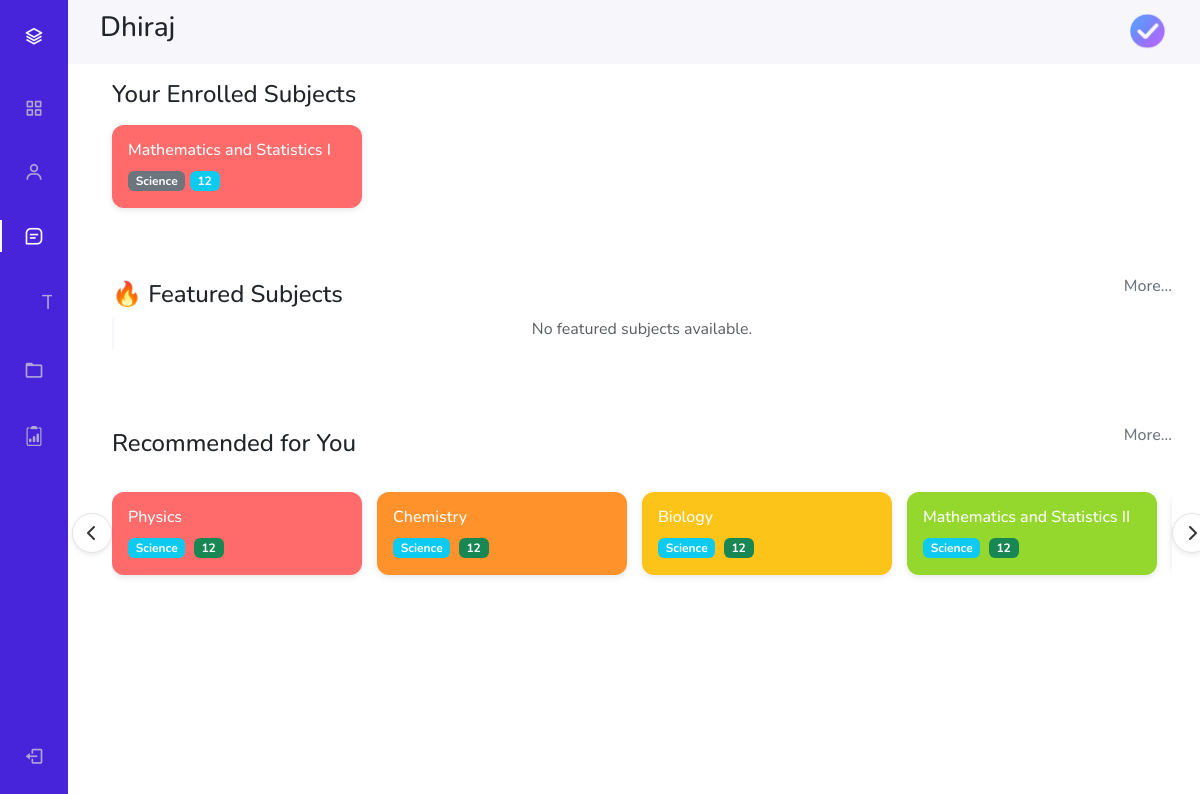
The app's page /subjects (signed in) with its own data.
### students/models.py (models this page shows, shortened)
class StudentProfile(models.Model):
    GENDER_CHOICES = [
        ('M', 'Male'),
        ('F', 'Female'),
    ]
    CLASS_CHOICES = [
        ('11', '11'),
        ('12', '12'),
    ]
    STREAM_CHOICES = [
        ('Science', 'Science'),
        ('Commerce', 'Commerce'),
        ('Arts', 'Arts'),
        ('All', 'All'),
    ]
    user = models.OneToOneField(User, on_delete=models.CASCADE)
    phone = models.CharField(max_length=15, blank=True)
    dob = models.DateField(null=True, blank=True)
    gender = models.CharField(max_length=1, choices=GENDER_CHOICES, blank=True)
    class_level = models.CharField(max_length=2, choices=CLASS_CHOICES, blank=True)
    stream = models.CharField(max_length=20, choices=STREAM_CHOICES, blank=True)
    address = models.TextField(blank=True)
    profile_picture = models.ImageField(upload_to='profile_pics/', null=True, blank=True)
    level = models.PositiveIntegerField(default=1)        # you can compute later
    enrolled_subjects = models.ManyToManyField(
        'subjects.Subject', related_name="enrolled_students", blank=True
    )
    onboarding_complete = models.BooleanField(default=False)
    created_at = models.DateTimeField(auto_now_add=True)
    updated_at = models.DateTimeField(auto_now=True)

### subjects/models.py (models this page shows, shortened)
class Subject(models.Model):
    STREAM_CHOICES = [
        ('Science', 'Science'),
        ('Commerce', 'Commerce'),
        ('Arts', 'Arts'),
        ('All', 'All'),
    ]
    CLASS_CHOICES = [
        ('11', '11'),
        ('12', '12'),
    ]
    name = models.CharField(max_length=100)
    stream = models.CharField(max_length=50, choices=STREAM_CHOICES)
    class_level = models.CharField(max_length=20, choices=CLASS_CHOICES)
    description = models.TextField(blank=True, null=True)
    is_active = models.BooleanField(default=False)
    is_featured = models.BooleanField(default=False)
    created_at = models.DateTimeField(auto_now_add=True)

### subjects/views.py (the view)
# urls.py: path('subjects', subject_list, name="subject_list"),
@login_required(login_url='/login/')
def subject_list(request):
    user = request.user
    profile = StudentProfile.objects.get(user=user)
    enrolled_subjects = profile.enrolled_subjects.all()
    featured_subjects = Subject.objects.filter(
        is_featured=True,
        is_active=True
    ).exclude(
        id__in=enrolled_subjects.values_list("id", flat=True)
    )[:10]
    recommended_subjects = Subject.objects.none()
    if enrolled_subjects.exists():
        stream = enrolled_subjects.first().stream
        class_level = enrolled_subjects.first().class_level
        recommended_subjects = Subject.objects.filter(
            stream__in=[stream],
            class_level=class_level,
        ).exclude(
            id__in=enrolled_subjects.values_list("id", flat=True)
        )[:10]
    context = {
        "enrolled_subjects": enrolled_subjects,
        "featured_subjects": featured_subjects,
        "recommended_subjects": recommended_subjects,
    }
    return render(request, "subjects/subject_list.html", context)

### core/context_processors.py (called while the page is built)
def profile_context(request):
    if request.user.is_authenticated:
        try:
            profile = StudentProfile.objects.get(user=request.user)
            return {"profile": profile}
        except StudentProfile.DoesNotExist:
            return {"profile": None}
    return {"profile": None}

### subjects/templates/subjects/subject_list.html (shortened to what this page needs)
{% extends "../core/base.html" %}
{% load static %}
{% block extra_css %}
<link rel="stylesheet" href="{% static 'css/subj.css' %}" />
{% endblock extra_css %}
{% block content %}
<div class="container mt-5">
  <h4 class="mb-3 pt-3">Your Enrolled Subjects</h4>
  <div class="row g-3 mb-5">
    {% for subject in enrolled_subjects %}
      <div class="col-md-3 col-sm-6">
        <div class="card subject-card subject-card-{{ forloop.counter }}" onclick="toggleButton(this, event)">
          <div class="card-body">
            <h6 class="card-title">{{ subject.name }}</h6>
            <span class="badge bg-secondary">{{ subject.stream }}</span>
            <span class="badge bg-info">{{ subject.class_level }}</span>
          </div>
        </div>
      </div>
    {% empty %}
      <p>No subjects enrolled yet.</p>
    {% endfor %}
  </div>
  <div class="d-flex justify-content-between align-items-center">
    <h4 class="mt-4">🔥 Featured Subjects</h4>
    <a href="{% url 'subject_all' %}" class="more-link">More...</a>
  </div>
  <div id="featuredCarousel" class="carousel slide mb-5" data-bs-ride="carousel">
    <div class="carousel-inner">
      {% for subject in featured_subjects %}
        <div class="carousel-item {% if forloop.first %}active{% endif %}">
          <div class="card subject-card text-center">
            <div class="card-body">
              <h6 class="card-title">{{ subject.name }}</h6>
              <span class="badge bg-warning text-dark">Featured</span>
              <div class="mt-2">
                <span class="badge bg-secondary">{{ subject.stream }}</span>
                <span class="badge bg-info">{{ subject.class_level }}</span>
              </div>
            </div>
          </div>
        </div>
      {% empty %}
        <div class="carousel-item active">
          <p class="text-muted text-center">No featured subjects available.</p>
        </div>
      {% endfor %}
    </div>
    <button class="carousel-control-prev" type="button" data-bs-target="#featuredCarousel" data-bs-slide="prev">
      <span class="carousel-control-prev-icon"></span>
    </button>
    <button class="carousel-control-next" type="button" data-bs-target="#featuredCarousel" data-bs-slide="next">
      <span class="carousel-control-next-icon"></span>
    </button>
  </div>
  <div class="d-flex justify-content-between align-items-center mb-3">
    <h4 class="mt-4">Recommended for You</h4>
    <a href="{% url 'subject_all' %}" class="more-link">More...</a>
  </div>
  <div class="position-relative recommended-wrapper">
    <button class="btn-scroll scroll-left" onclick="scrollSubjects('recommendedRow', -300)">
      <i class="fas fa-chevron-left"></i>
    </button>
    <div id="recommendedRow" class="recommended-row">
      {% for subject in recommended_subjects %}
        <div class="card subject-card subject-card-{{ forloop.counter }}" onclick="toggleButton(this, event)">
          <div class="card-body">
            <h6 class="card-title">{{ subject.name }}</h6>
            <span class="badge bg-info me-1">{{ subject.stream }}</span>
            <span class="badge bg-success">{{ subject.class_level }}</span>
          </div>
        </div>
      {% empty %}
        <p class="p-3">No recommendations available.</p>
      {% endfor %}
    </div>
    <button class="btn-scroll scroll-right" onclick="scrollSubjects('recommendedRow', 300)">
      <i class="fas fa-chevron-right"></i>
    </button>
  </div>
</div>
{% endblock content %}

### core/templates/core/base.html (shortened to what this page needs)
<!DOCTYPE html>
<html lang="en">
{% load static %}
<head>
    <link rel="stylesheet" href="https://cdn.jsdelivr.net/npm/bootstrap@5.3.6/dist/css/bootstrap.min.css">
    <link rel="stylesheet" href="https://cdn.jsdelivr.net/npm/boxicons@latest/css/boxicons.min.css">
    <link rel="stylesheet" href="https://cdn.jsdelivr.net/npm/bootstrap-icons@1.10.5/font/bootstrap-icons.css">
    <link rel="stylesheet" href="https://site-assets.fontawesome.com/releases/v6.7.2/css/all.css" >
    <link rel="stylesheet" href= "{% static 'css/styles.css' %}">
    {% block extra_css %}{% endblock %}
</head>
<body>
    {% include "core/components/Navbar.html" %}
    {% block content %}Main{% endblock content %}
</body>
</html>

### core/templates/core/components/Navbar.html (shortened to what this page needs)
{% load static %}
<body id="body-pd">
  <header class="header" id="header">
    <div>
      <h3>{{ profile.user.first_name }}</h3>
    </div>
    <div class="header_img">
      <img src="{{profile.profile_picture.url}}" alt="" />
    </div>
  </header>
  <div class="l-navbar" id="nav-bar">
    <nav class="nav">
      <div>
        <div class="nav_logo" id="nav-logo-toggle">
          <i class="bx bx-layer nav_logo-icon"></i>
        </div>
        <div class="nav_list">
          <a href="/" class="nav_link {% if request.path == '/' %}active{% endif %}">
            <i class="bx bx-grid-alt nav_icon"></i>
          </a>
          <a href="{% url "profile" %}" class="nav_link {% if '/prof/' in request.path %}active{% endif %}">
            <i class="bx bx-user nav_icon"></i>
          </a>
          <a href="{% url "subject_list" %}" class="nav_link {% if 'subjects' in request.path %}active{% endif %}">
            <i class="bx bx-message-square-detail nav_icon"></i>
          </a>
          <a href="{% url "take_exam" %}" class="nav_link {% if '/test/' in request.path %}active{% endif %}">
          <span class="nav_name">Take Exams</span>
          </a>
          <a href="{% url "material" %}" class="nav_link {% if '/materials/' in request.path %}active{% endif %}">
            <i class="bx bx-folder nav_icon"></i>
          </a>
          <a href="{% url "report" %}" class="nav_link {% if '/stat/' in request.path %}active{% endif %}">
            <i class="bi bi-clipboard2-data nav_icon"></i>
          </a>
        </div>
      </div>
      <a href="{% url 'logout' %}" class="nav_link">
        <i class="bx bx-log-out nav_icon"></i>
      </a>
    </nav>
  </div>
</body>

### core/static/css/styles.css (style rules this page uses)
:root { --header-height: 3rem; --nav-width: 68px; --first-color: #4723d9; --first-color-light: #afa5d9; --white-color: #f7f6fb; --body-font: "Nunito", sans-serif; --normal-font-size: 1rem; --z-fixed: 100; }
body { position: relative; margin: var(--header-height) 0 0 0; padding: 0 1rem; font-family: var(--body-font); font-size: var(--normal-font-size); transition: 0.5s; }
a { text-decoration: none; }
.header { width: 100%; height: var(--header-height); position: fixed; top: 0; left: 0; display: flex; align-items: center; justify-content: space-between; padding: 0 1rem; background-color: var(--white-color); z-index: var(--z-fixed); transition: 0.5s; }
.header_img { width: 35px; height: 35px; display: flex; justify-content: center; border-radius: 50%; overflow: hidden; }
.header_img img { width: 40px; }
.l-navbar { position: fixed; top: 0; left: -30%; width: var(--nav-width); height: 100vh; background-color: var(--first-color); padding: 0.5rem 1rem 0 0; transition: 0.5s; z-index: var(--z-fixed); }
.nav { height: 100%; display: flex; flex-direction: column; justify-content: space-between; overflow: hidden; }
.nav_logo, .nav_link { display: grid; grid-template-columns: max-content max-content; align-items: center; column-gap: 1rem; padding: 0.5rem 0 0.5rem 1.5rem; }
.nav_logo { margin-bottom: 2rem; }
.nav_logo-icon { font-size: 1.25rem; color: var(--white-color); }
.nav_link { position: relative; color: var(--first-color-light); margin-bottom: 1.5rem; transition: 0.3s; }
.nav_link:nth-child(4) { font-size: 1.25rem; margin-left: 2px; }
.nav_icon { font-size: 1.25rem; }
.active { color: var(--white-color); }
.active::before { content: ""; position: absolute; left: 0; width: 2px; height: 32px; background-color: var(--white-color); }
@media screen and (min-width: 768px) { body { margin: calc(var(--header-height) + 1rem) 0 0 0; padding-left: calc(var(--nav-width) + 2rem); } }
@media screen and (min-width: 768px) { .header { height: calc(var(--header-height) + 1rem); padding: 0 2rem 0 calc(var(--nav-width) + 2rem); } }
@media screen and (min-width: 768px) { .header_img { width: 40px; height: 40px; } }
@media screen and (min-width: 768px) { .header_img img { width: 45px; } }
@media screen and (min-width: 768px) { .l-navbar { left: 0; padding: 1rem 1rem 0 0; } }

### subjects/static/css/subj.css (style rules this page uses)
.subject-card-1 { background-color: #ff6b6b; color: #fff; }
.subject-card-2 { background-color: #ff922b; color: #000; }
.subject-card-3 { background-color: #fcc419; color: #000; }
.subject-card-4 { background-color: #94d82d; color: #000; }
.subject-card { min-width: 250px; max-width: 400px; flex: 0 0 auto; margin-right: 15px; border-radius: 12px; color: #fff; box-shadow: 0 2px 6px rgba(0,0,0,0.1); transition: transform 0.2s ease, box-shadow 0.2s ease; border: none; }
.recommended-wrapper { position: relative; display: flex; align-items: center; margin-bottom: 3rem; }
.recommended-row { display: flex; overflow-x: auto; scroll-behavior: smooth; padding: 10px 0; width: 100%; scrollbar-width: none; }
.btn-scroll { position: absolute; top: 50%; transform: translateY(-50%); width: 40px; height: 40px; border-radius: 50%; background-color: white; border: 1px solid #ddd; box-shadow: 0 2px 5px rgba(0,0,0,0.1); z-index: 1; display: flex; align-items: center; justify-content: center; opacity: 0.8; transition: opacity 0.2s; }
.scroll-left { left: -40px; }
.scroll-right { right: -40px; }
.more-link { text-decoration: none; color: #6c757d; font-weight: 500; }
.carousel-item { padding: 0 15%; }

### records on screen
StudentProfile: user.first_name "Dhiraj", profile_picture (picture)
Subject: name "Mathematics and Statistics I", stream "Science", class_level "12"
Subject: name "Physics", stream "Science", class_level "12"
Subject: name "Chemistry", stream "Science", class_level "12"
Subject: name "Biology", stream "Science", class_level "12"
Subject: name "Mathematics and Statistics II", stream "Science", class_level "12"
